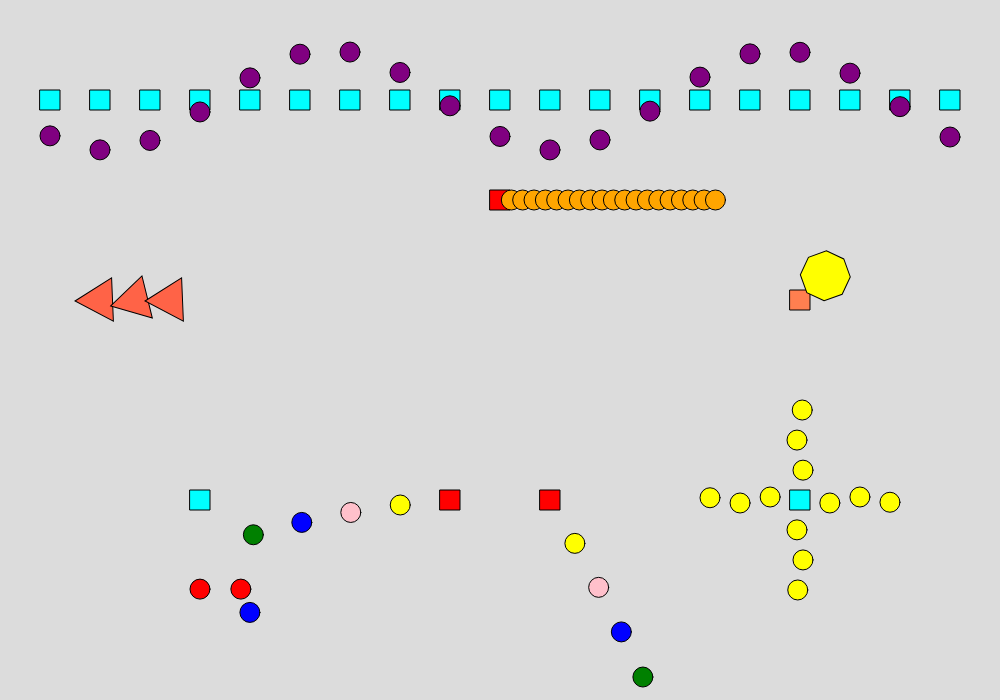
Frame 1 (no input)
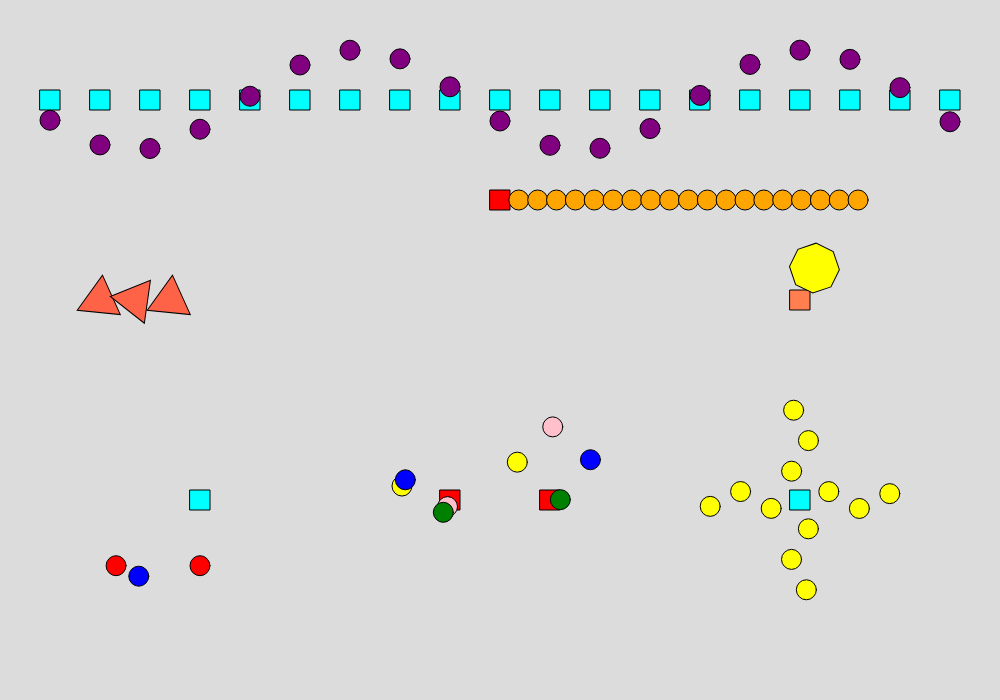
Frame 60 (no input)
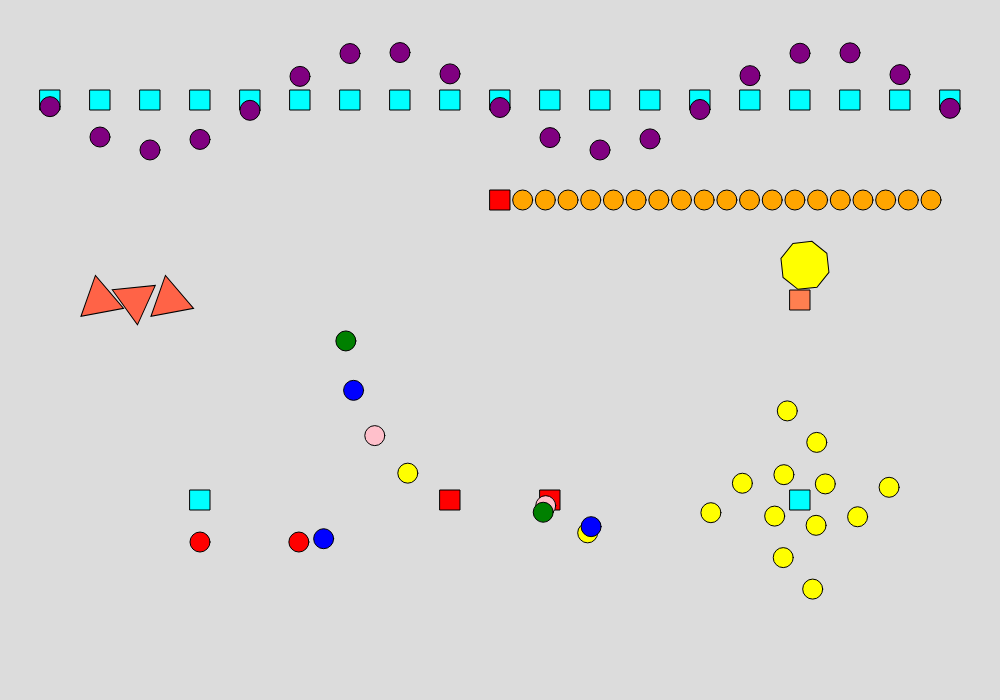
Frame 120 (the mouse pressed at the canvas centre since frame 60)

The p5.js sketch that drew these frames (run headless with seeded random() and noise() and a simulated clock; from frame 60 on, the mouse is pressed at the canvas centre):

// p5.js sketch
// ── sketch.js
let shape;
let shapes;

function setup() {
  createCanvas(1000, 700);
  frameRate(30);
  shapes = [];
  shapes.push(new FixedSquare(createVector(450, 500), "red", null));
  shapes.push(new FixedSquare(createVector(550, 500), "red", shapes[0]));
  AddOrbits();
  AddWobbleBalls();
  AddBlockOrbit();
  AddHBalls();
  AddTopRow();
  shapes.push(
    new AniPoly(createVector(100, 300), "tomato", null, 3, 0.1, 3, true)
  );
  shapes.push(
    new AniPoly(createVector(135, 300), "tomato", null, 3, -0.1, 3, true)
  );
  shapes.push(
    new AniPoly(createVector(170, 300), "tomato", null, 3, 0.1, 3, true)
  );
  AddHighlight();
}

function draw() {
  background(220);
  for (let i = 0; i < shapes.length; i++) {
    if (Check(shapes[i])) {
      shapes[i].Tick();
    }
    shapes[i].show();
  }
}

function AddOrbits() {
  local = [];
  local.push(new OrbitBall("yellow", shapes[1], 1, 0.05, 50));
  local.push(new OrbitBall("pink", local[0], 1, 0.075, 50));
  local.push(new OrbitBall("blue", local[1], 1, 0.1, 50));
  local.push(new OrbitBall("green", local[2], 1, 0.125, 50));
  shapes = shapes.concat(local);

  local = [];

  local.push(new OrbitBall("yellow", shapes[0], PI, -0.1, 50));
  local.push(new OrbitBall("pink", local[0], PI, -0.15, 50));
  local.push(new OrbitBall("blue", local[1], PI, -0.2, 50));
  local.push(new OrbitBall("green", local[2], PI, -0.25, 50));
  shapes = shapes.concat(local);
}

function AddTopRow() {
  localA = [];
  localB = [];

  for (let i = 50; i < 1000; i += 50) {
    localA.push(new FixedSquare(createVector(i, 100), "cyan", null));
  }
  shapes = shapes.concat(localA);
  let so = 0;
  for (let l = 0; l < localA.length; l++) {
    localB.push(
      new VWobbleBall("purple", localA[l], (so += 0.7), 0.1, 50, false)
    );
  }
  shapes = shapes.concat(localB);
}

function AddWobbleBalls() {
  local = [];
  local.push(new FixedSquare(createVector(200, 500), "cyan", null));
  local.push(new VWobbleBall("red", local[0], 1, 0.1, 100));
  local.push(new HWobbleBall("red", local[1], 1, 0.15, 100));
  local.push(new OrbitBall("blue", local[2], 1, 0.2, 25));
  shapes = shapes.concat(local);
}

function AddBlockOrbit() {
  local = [];
  local.push(new FixedSquare(createVector(800, 500), "cyan", null));
  local.push(new OrbitBall("yellow", local[0], 0, 0.1, 30));
  local.push(new OrbitBall("yellow", local[0], PI / 2, 0.1, 30));
  local.push(new OrbitBall("yellow", local[0], PI, 0.1, 30));
  local.push(new OrbitBall("yellow", local[0], (3 * PI) / 2, 0.1, 30));
  local.push(new OrbitBall("yellow", local[0], 0, -0.05, 60));
  local.push(new OrbitBall("yellow", local[0], PI / 2, -0.05, 60));
  local.push(new OrbitBall("yellow", local[0], 3 * PI, -0.05, 60));
  local.push(new OrbitBall("yellow", local[0], (3 * PI) / 2, -0.05, 60));
  local.push(new OrbitBall("yellow", local[0], 0, 0.025, 90));
  local.push(new OrbitBall("yellow", local[0], PI / 2, 0.025, 90));
  local.push(new OrbitBall("yellow", local[0], PI, 0.025, 90));
  local.push(new OrbitBall("yellow", local[0], (3 * PI) / 2, 0.025, 90));
  shapes = shapes.concat(local);
}

function AddHBalls() {
  local = [];
  local.push(new FixedSquare(createVector(500, 200), "red", null));
  for (let i = 1; i < 20; i++) {
    local.push(new HWobbleBall("orange", local[i - 1], 1, 0.1, 25));
  }

  shapes = shapes.concat(local);
}

function AddHighlight() {
  local = [];
  local.push(new FixedSquare(createVector(800, 300), "coral", null));
  local.push(new AniHighlight("yellow", local[0], 30, -0.2));

  shapes = shapes.concat(local);
}

function Check(thing) {
  return AniShape.prototype.isPrototypeOf(thing);
}

// ── fungus.js
class Fungus {
  constructor(pos, colour) {
    this.pos = pos;
    this.colour = colour;
    this.pixels = [];
  }

  Shroom() {
    let newPoint = this.pos;
    let x = 0;
    while (x < 1) {
      let points = this.Adjacent(newPoint);
      console.log(points);
      points = this.Shuffle(points);
      console.log(points);

      let tempDict = Dictionary.CreateDictionary(points, this.MakeValues(points, this.pixels));
      //console.log(tempDict);
      tempDict = Dictionary.ValueSort(tempDict);
      //console.log(tempDict);
      newPoint = tempDict[0].key;

      if (this.pixels.includes(newPoint)) {
        let index = this.pixels.findindex(newPoint);
        if (this.pixels[index].value < 239) {
          this.pixels[index].value += 16;
        } else {
          this.pixels.push(new Dictionary(newPoint, 30));
        }
      }

      if (this.colour == "blue") {
        console.log(this.pos);
        stroke("blue");
        point(this.pos);
      }
      x++;
    }
  }

  MakeValues(points) {
    let stuff = [];
    let index;
    for (let i = 0; i < points.length; i++) {
      
      index = this.pixels.indexOf(points[i]);
      if (index >= 0) {
        stuff.push(this.pixels[index]);
      } else {
        stuff.push(0);
      }
    }
    return stuff;
  }
  Adjacent(posA) {
    let temp = [];
    let tempPoint;
    
    console.log('POSA:' + posA.x);

    for (let i = -1; i < 2; i++) {
      for (let l = -1; l < 2; l++) {
        tempPoint = createVector(posA.x + i, posA.y + l);
        if (!posA.equals(tempPoint)) temp.push(tempPoint);
      }
    }
    console.log(temp);
    temp = temp.filter((p) => p.x > 0 && p.x < 999 && p.y > 0 && p.y < 999);
    console.log(temp);
    

    return temp;
  }

  Shuffle(sourceList) {
    let j = 0;
    let stuff = sourceList;

    for (let i = 0; i < stuff.length; i++) {
      j = random(i, stuff.length);
      let temp = stuff[i];
      stuff[i] = stuff[j];
      stuff[j] = temp;
    }

    return stuff;
  }
}


// ── shape.js
class Shape {
    constructor(pos, colour, thing) {
      this.pos = pos;
      this.colour = colour;
      this.thing = thing;
    }
  
    show() {
      console.log("1");
      if (this.thing !== null) {
        stroke("white");
        line(this.pos.x, this.pos.y, this.thing.pos.x, this.thing.pos.y);
      }
    }
  }
  
  class FixedSquare extends Shape {
    show() {
      rectMode(CENTER);
  
      fill(this.colour);
      rect(this.pos.x, this.pos.y, 20, 20);
    }
  }
  
  class AniShape extends Shape {
    constructor(pos, colour, thing, value, delta) {
      super(pos, colour, thing);
      this.sequenceValue = value;
      this.sequenceDelta = delta;
    }
  
    Tick() {
      this.sequenceValue += this.sequenceDelta;
    }
  }
  
  class AniPoly extends AniShape{
    constructor(pos, colour, thing, value, delta, sideCount, spin = true){
      super(pos, colour, thing, value, delta);
      this.sideCount = sideCount;
      this.spin = spin;
      
    }
    
    show(){
      fill(this.colour);
      push();
      translate(this.pos.x, this.pos.y);
      if(this.spin == true){
       rotate(this.sequenceValue); 
      }
      polygon(0, 0, 25, this.sideCount);
      pop();
    }
  }
  
  class AniChild extends AniShape {
    constructor(pos, colour, thing, value, delta) {
      super(pos, colour, thing, value, delta);
      let distance = 0;
  
      distance = sqrt(
        pow(abs(this.pos.x - this.thing.pos.x), 2) +
          pow(abs(this.pos.y - this.thing.pos.y), 2)
      );
    }
  }
  
  class AniBall extends AniChild {
    constructor(colour, thing, value, delta) {
      super(thing.pos, colour, thing, value, delta);
    }
    show() {
      fill(this.colour);
      ellipse(this.pos.x, this.pos.y, 20, 20);
    }
  }
  
  class AniHighlight extends AniChild {
    constructor(colour, thing, value, delta) {
      super(thing.pos, colour, thing, value, delta);
    }
    show() {
      let x = this.pos.x + 35 * sin(this.sequenceValue/2);
      let y = this.pos.y + 35 * cos(this.sequenceValue/2);
  
      fill(this.colour);
      push();
      translate(x,y);
      rotate(-this.sequenceValue);
      polygon(0, 0, 25, 8);
      pop();
    }
  }
  
  class OrbitBall extends AniBall {
    constructor(colour, thing, value, delta, radius) {
      super(colour, thing, value, delta);
      this.bRadius = radius;
      this.colour = colour;
    }
  
    Tick() {
      super.Tick();
      let x = this.thing.pos.x + this.bRadius * cos(this.sequenceValue);
      let y = this.thing.pos.y + this.bRadius * sin(this.sequenceValue);
      this.pos = createVector(x, y);
    }
  }
  
  class VWobbleBall extends AniBall {
    constructor(colour, thing, value, delta, radius) {
      super(colour, thing, value, delta);
      this.bRadius = radius;
    }
  
    Tick() {
      super.Tick();
      let y = this.thing.pos.y + this.bRadius * sin(this.sequenceValue);
      this.pos = createVector(this.thing.pos.x, y);
    }
  }
  
  class HWobbleBall extends AniBall {
    constructor(colour, thing, value, delta, radius) {
      super(colour, thing, value, delta);
      this.bRadius = radius;
    }
  
    Tick() {
      super.Tick();
      let x = this.thing.pos.x + this.bRadius * cos(this.sequenceValue);
      this.pos = createVector(x, this.thing.pos.y);
    }
  }
  
  function polygon(x, y, radius, npoints) {
    let angle = TWO_PI / npoints;
    beginShape();
    for (let a = 0; a < TWO_PI; a += angle) {
      let sx = x + cos(a) * radius;
      let sy = y + sin(a) * radius;
      vertex(sx, sy);
    }
    endShape(CLOSE);
  }
  
